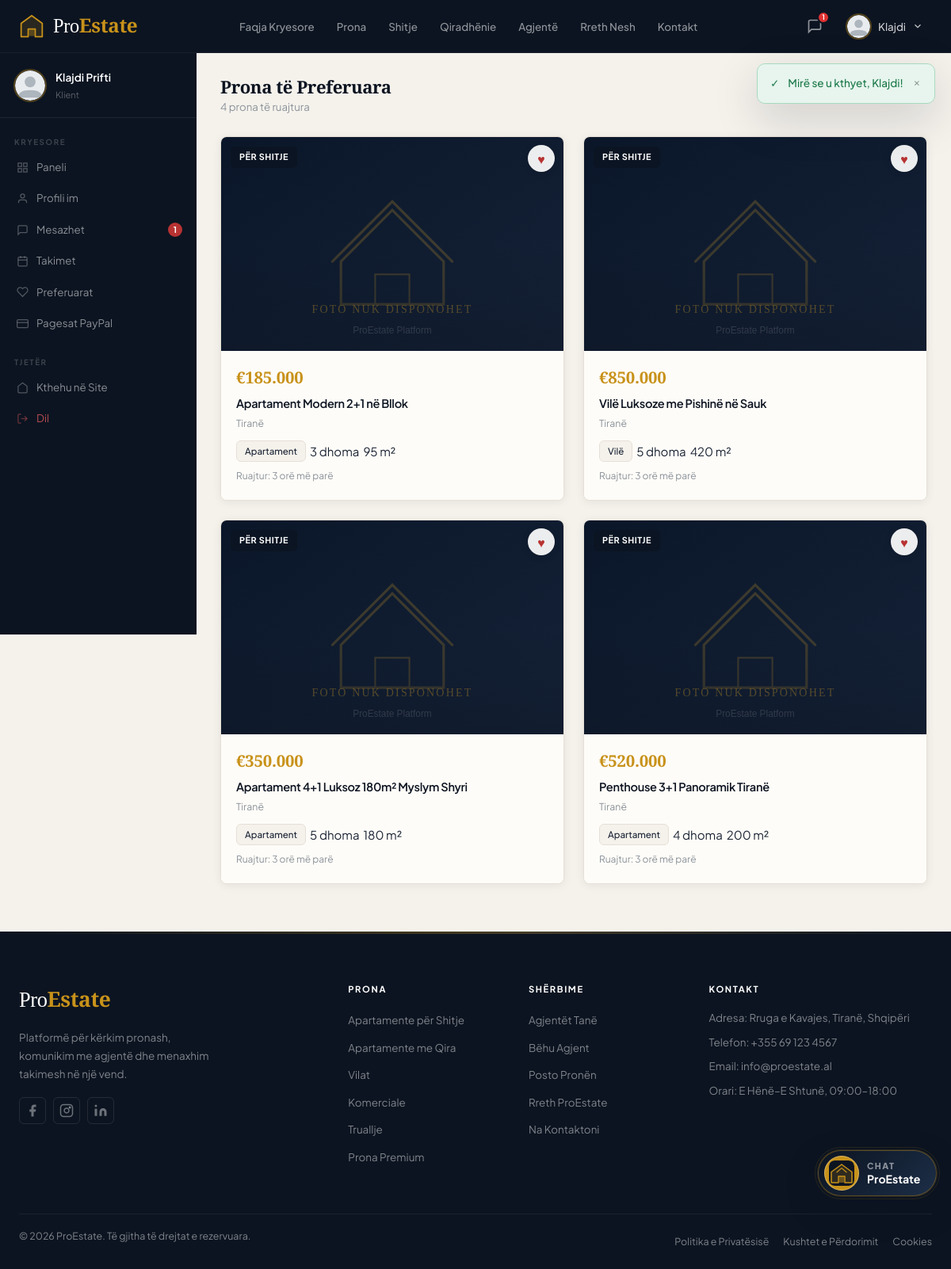
Screenshot of /dashboard/favorites.php (signed in) with the database file from the repository.
### tables this page shows
CREATE TABLE IF NOT EXISTS `users` (
  `id`                   INT UNSIGNED     NOT NULL AUTO_INCREMENT,
  `email`                VARCHAR(255)     NOT NULL,
  `password`             VARCHAR(255)     NOT NULL COMMENT 'bcrypt hash',
  `first_name`           VARCHAR(100)     NOT NULL,
  `last_name`            VARCHAR(100)     NOT NULL,
  `phone`                VARCHAR(25)      DEFAULT NULL,
  `gender`               ENUM('female','male','other','unspecified') NOT NULL DEFAULT 'unspecified',
  `role`                 ENUM('admin','agent','owner','client') NOT NULL DEFAULT 'client',
  `avatar`               VARCHAR(255)     DEFAULT NULL,
  `bio`                  TEXT             DEFAULT NULL,
  `agency_name`          VARCHAR(200)     DEFAULT NULL,
  `license_number`       VARCHAR(100)     DEFAULT NULL,
  `city`                 VARCHAR(100)     DEFAULT NULL,
  `is_active`            TINYINT(1)       NOT NULL DEFAULT 1,
  `email_verified`       TINYINT(1)       NOT NULL DEFAULT 0,
  `verification_token`   VARCHAR(64)      DEFAULT NULL,
  `reset_token`          VARCHAR(64)      DEFAULT NULL,
  `reset_token_expires`  DATETIME         DEFAULT NULL,
  `last_login`           DATETIME         DEFAULT NULL,
  `created_at`           TIMESTAMP        NOT NULL DEFAULT CURRENT_TIMESTAMP,
  `updated_at`           TIMESTAMP        NOT NULL DEFAULT CURRENT_TIMESTAMP ON UPDATE CURRENT_TIMESTAMP,
  PRIMARY KEY (`id`),
  UNIQUE KEY `uq_email` (`email`),
  KEY `idx_role` (`role`),
  KEY `idx_active` (`is_active`)
);

CREATE TABLE IF NOT EXISTS `favorites` (
  `id`          INT UNSIGNED NOT NULL AUTO_INCREMENT,
  `user_id`     INT UNSIGNED NOT NULL,
  `property_id` INT UNSIGNED NOT NULL,
  `created_at`  TIMESTAMP    NOT NULL DEFAULT CURRENT_TIMESTAMP,
  PRIMARY KEY (`id`),
  UNIQUE KEY `uq_fav` (`user_id`, `property_id`),
  CONSTRAINT `fk_fav_user` FOREIGN KEY (`user_id`)     REFERENCES `users`      (`id`) ON DELETE CASCADE,
  CONSTRAINT `fk_fav_prop` FOREIGN KEY (`property_id`) REFERENCES `properties` (`id`) ON DELETE CASCADE
);

CREATE TABLE IF NOT EXISTS `properties` (
  `id`           INT UNSIGNED     NOT NULL AUTO_INCREMENT,
  `title`        VARCHAR(300)     NOT NULL,
  `description`  TEXT             NOT NULL,
  `type`         ENUM('apartment','house','villa','commercial','office','land','garage') NOT NULL,
  `status`       ENUM('for_sale','for_rent','sold','rented') NOT NULL DEFAULT 'for_sale',
  `price`        DECIMAL(12,2)    NOT NULL,
  `price_period` ENUM('total','monthly','yearly') NOT NULL DEFAULT 'total',
  `area`         DECIMAL(10,2)    DEFAULT NULL COMMENT 'm2',
  `rooms`        TINYINT UNSIGNED DEFAULT 0,
  `bathrooms`    TINYINT UNSIGNED DEFAULT 0,
  `floor`        SMALLINT         DEFAULT NULL,
  `total_floors` SMALLINT         DEFAULT NULL,
  `year_built`   SMALLINT         DEFAULT NULL,
  `address`      VARCHAR(500)     NOT NULL,
  `city`         VARCHAR(100)     NOT NULL,
  `neighborhood` VARCHAR(200)     DEFAULT NULL,
  `latitude`     DECIMAL(10,8)    DEFAULT NULL,
  `longitude`    DECIMAL(11,8)    DEFAULT NULL,
  `owner_id`     INT UNSIGNED     NOT NULL,
  `agent_id`     INT UNSIGNED     DEFAULT NULL,
  `is_featured`  TINYINT(1)       NOT NULL DEFAULT 0,
  `is_active`    TINYINT(1)       NOT NULL DEFAULT 1,
  `approval_status` ENUM('pending','approved','rejected') NOT NULL DEFAULT 'approved',
  `is_verified`  TINYINT(1)       NOT NULL DEFAULT 1,
  `approved_at`  DATETIME         DEFAULT NULL,
  `approved_by`  INT UNSIGNED     DEFAULT NULL,
  `views`        INT UNSIGNED     NOT NULL DEFAULT 0,
  `created_at`   TIMESTAMP        NOT NULL DEFAULT CURRENT_TIMESTAMP,
  `updated_at`   TIMESTAMP        NOT NULL DEFAULT CURRENT_TIMESTAMP ON UPDATE CURRENT_TIMESTAMP,
  PRIMARY KEY (`id`),
  KEY `idx_city` (`city`),
  KEY `idx_type` (`type`),
  KEY `idx_status` (`status`),
  KEY `idx_price` (`price`),
  KEY `idx_featured` (`is_featured`),
  KEY `idx_active` (`is_active`),
  KEY `idx_approval` (`approval_status`),
  KEY `idx_verified` (`is_verified`),
  KEY `idx_owner` (`owner_id`),
  KEY `idx_agent` (`agent_id`),
  FULLTEXT KEY `ft_search` (`title`, `description`, `address`, `city`, `neighborhood`),
  CONSTRAINT `fk_prop_owner` FOREIGN KEY (`owner_id`) REFERENCES `users` (`id`) ON DELETE CASCADE,
  CONSTRAINT `fk_prop_agent` FOREIGN KEY (`agent_id`) REFERENCES `users` (`id`) ON DELETE SET NULL,
  CONSTRAINT `fk_prop_approved_by` FOREIGN KEY (`approved_by`) REFERENCES `users` (`id`) ON DELETE SET NULL
);

### dashboard/favorites.php (the view, shortened to what the rows shown need)
<?php
require_once dirname(__DIR__) . '/includes/db.php';
require_once dirname(__DIR__) . '/includes/security.php';
require_once dirname(__DIR__) . '/includes/auth.php';
require_once dirname(__DIR__) . '/includes/functions.php';
$uid = current_user_id();
$favs = db_rows(
    "SELECT p.*, pi.filename AS primary_img, f.created_at AS saved_at
     FROM favorites f
     JOIN properties p ON p.id = f.property_id
     LEFT JOIN property_images pi ON pi.property_id=p.id AND pi.is_primary=1
     WHERE f.user_id = ? AND p.is_active = 1 AND p.approval_status='approved'
     ORDER BY f.created_at DESC",
    [$uid]
);
require dirname(__DIR__) . '/templates/header.php';
?>
<div class="dashboard">
  <?php include __DIR__ . '/sidebar.php'; ?>
  <main class="dashboard__content">
    <div class="dashboard__header">
      <h1 class="dashboard__title">Prona të Preferuara</h1>
    </div>
    <?php if (empty($favs)): ?>
    <div class="card card-body table-empty">
      <svg width="42" height="42" viewBox="0 0 24 24" fill="none" stroke="currentColor" stroke-width="1.6">
        <path d="M20.8 4.6a5.5 5.5 0 0 0-7.8 0L12 5.7l-1.1-1.1a5.5 5.5 0 0 0-7.8 7.8L12 21.2l8.9-8.8a5.5 5.5 0 0 0-.1-7.8z"/>
      </svg>
      <h3>Asnjë pronë e preferuar</h3>
      <p style="color:var(--gray-500);margin:8px 0 20px;">Shfleto pronat dhe klikoni ♡ për t'i ruajtur.</p>
      <a href="<?= SITE_URL ?>/properties.php" class="btn btn--primary">Shfleto Pronat</a>
    </div>
    <?php else: ?>
    <div class="properties-grid">
      <?php foreach ($favs as $p):
        $img   = $p['primary_img'] ? SITE_URL.'/uploads/properties/'.$p['primary_img'] : SITE_URL.'/assets/images/property-placeholder.svg';
        $price = format_price((float)$p['price'], $p['price_period']);
        $scode = $p['status']==='for_sale'?'sale':'rent';
      ?>
      <div class="property-card" data-id="<?= $p['id'] ?>">
        <a href="<?= SITE_URL ?>/property.php?id=<?= $p['id'] ?>" class="property-card__img-wrap">
          <img src="<?= e($img) ?>" alt="<?= e($p['title']) ?>" loading="lazy">
          <span class="badge badge--<?= $scode ?>"><?= property_status_label($p['status']) ?></span>
          <button class="btn-fav active" data-id="<?= $p['id'] ?>"
                  onclick="toggleFav(event,<?= $p['id'] ?>)">♥</button>
        </a>
        <div class="property-card__body">
          <div class="property-card__price"><?= $price ?></div>
          <h3 class="property-card__title">
            <a href="<?= SITE_URL ?>/property.php?id=<?= $p['id'] ?>"><?= e($p['title']) ?></a>
          </h3>
          <div class="property-card__location"><?= e($p['city']) ?></div>
          <div class="property-card__meta">
            <span class="meta-tag"><?= property_type_label($p['type']) ?></span>
            <?php if ($p['rooms']): ?><span><?= $p['rooms'] ?> dhoma</span><?php endif; ?>
            <?php if ($p['area']): ?><span><?= format_area($p['area']) ?></span><?php endif; ?>
          </div>
          <div style="font-size:.75rem;color:var(--gray-400);margin-top:8px;">
            Ruajtur: <?= time_ago($p['saved_at']) ?>
          </div>
        </div>
      </div>
      <?php endforeach; ?>
    </div>
    <?php endif; ?>
  </main>
</div>
<?php require dirname(__DIR__) . '/templates/footer.php'; ?>

### templates/header.php (shortened to what the rows shown need)
<?php
require_once dirname(__DIR__) . '/includes/db.php';
require_once dirname(__DIR__) . '/includes/security.php';
require_once dirname(__DIR__) . '/includes/auth.php';
require_once dirname(__DIR__) . '/includes/functions.php';
$unread_msgs = 0;
if (is_logged_in()) {
    $unread_msgs = db_count(
        "SELECT COUNT(*) FROM messages WHERE receiver_id = ? AND is_read = 0",
        [current_user_id()]
    );
}
?>
<!DOCTYPE html>
<html lang="sq">
<head>
  <link rel="stylesheet" href="<?= SITE_URL ?>/assets/css/style.css?v=chatbot7">
</head>
<body class="<?= $body_class ?? '' ?>">
<header class="site-header" id="site-header">
  <nav class="navbar container">
    <div class="navbar__actions">
      <?php if (is_logged_in()): ?>
  <?php
    $user = current_user() ?? [];
    $first_name = $user['first_name'] ?? 'User';
    $avatar     = $user['avatar'] ?? null;
  ?>
  <a href="<?= SITE_URL ?>/dashboard/messages.php" class="nav-icon-btn" title="Mesazhet">
    <svg width="20" height="20" viewBox="0 0 24 24" fill="none" stroke="currentColor" stroke-width="2"><path d="M21 15a2 2 0 01-2 2H7l-4 4V5a2 2 0 012-2h14a2 2 0 012 2z"/></svg>
    <?php if ($unread_msgs > 0): ?>
      <span class="badge-count"><?= $unread_msgs > 9 ? '9+' : $unread_msgs ?></span>
    <?php endif; ?>
  </a>
  <div class="dropdown">
    <button class="dropdown__trigger">
      <img src="<?= get_avatar_url($avatar) ?>" alt="<?= e($first_name) ?>" class="avatar-sm">
      <span><?= e($first_name) ?></span>
      <svg width="14" height="14" viewBox="0 0 24 24" fill="none" stroke="currentColor" stroke-width="2"><path d="M6 9l6 6 6-6"/></svg>
    </button>
        </div>
      <?php else: ?>
        <a href="<?= SITE_URL ?>/login.php" class="btn btn--outline btn--sm">Hyrje</a>
        <a href="<?= SITE_URL ?>/register.php" class="btn btn--primary btn--sm">Regjistrohu</a>
      <?php endif; ?>
    </div>
  </nav>
</header>

### dashboard/sidebar.php (shortened to what the rows shown need)
<?php
$role = current_user_role();
$user = current_user();
?>
<aside class="sidebar">
  <div class="sidebar__user">
    <div>
      <div class="sidebar__user-name"><?= e($user['first_name'].' '.$user['last_name']) ?></div>
      <div class="sidebar__user-role"><?= role_label($role) ?></div>
    </div>
  </div>
</aside>

### rows the page displays
users: first_name "Klajdi", first_name+last_name "Klajdi Prifti"
favorites: property.status "PËR SHITJE", property.price_period "€185.000", property.title "Apartament Modern 2+1 në Bllok", property.city "Tiranë", property.type "Apartament", property.rooms "3", property.area "95 m²", created_at "3 orë më parë"
favorites: property.status "PËR SHITJE", property.price_period "€850.000", property.title "Vilë Luksoze me Pishinë në Sauk", property.city "Tiranë", property.type "Vilë", property.rooms "5", property.area "420 m²", created_at "3 orë më parë"
favorites: property.status "PËR SHITJE", property.price_period "€350.000", property.title "Apartament 4+1 Luksoz 180m² Myslym Shyri", property.city "Tiranë", property.type "Apartament", property.rooms "5", property.area "180 m²", created_at "3 orë më parë"
favorites: property.status "PËR SHITJE", property.price_period "€520.000", property.title "Penthouse 3+1 Panoramik Tiranë", property.city "Tiranë", property.type "Apartament", property.rooms "4", property.area "200 m²", created_at "3 orë më parë"

### other values shown
$icon "✓"
$msg "Mirë se u kthyet, Klajdi!"
$unread_msgs "1"
role_label($role) "Klient"
$unread "1"
count($favs) "4"
SITE_ADDRESS "Rruga e Kavajes, Tiranë, Shqipëri"
SITE_PHONE "+355 69 123 4567"
SITE_EMAIL "info@proestate.al"
SITE_NAME "ProEstate"
